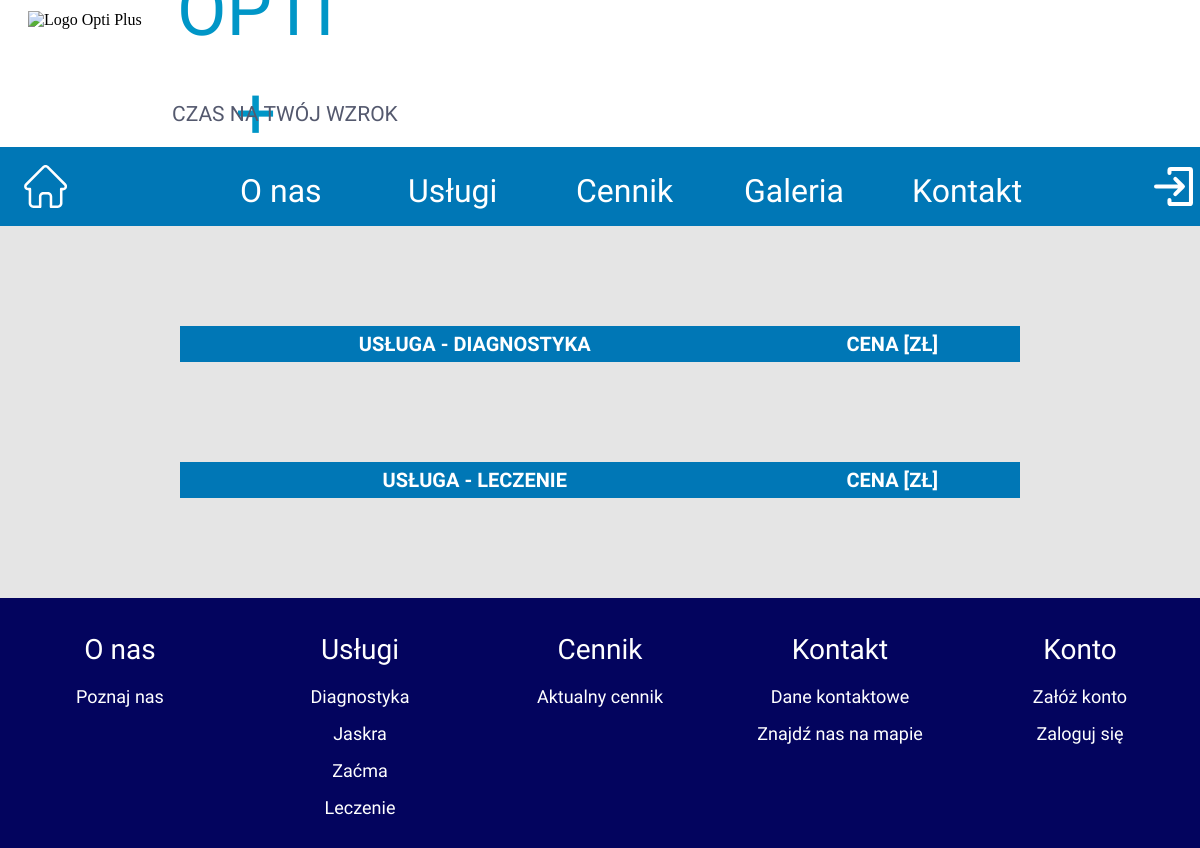
The app's page /pricelist/, older data.
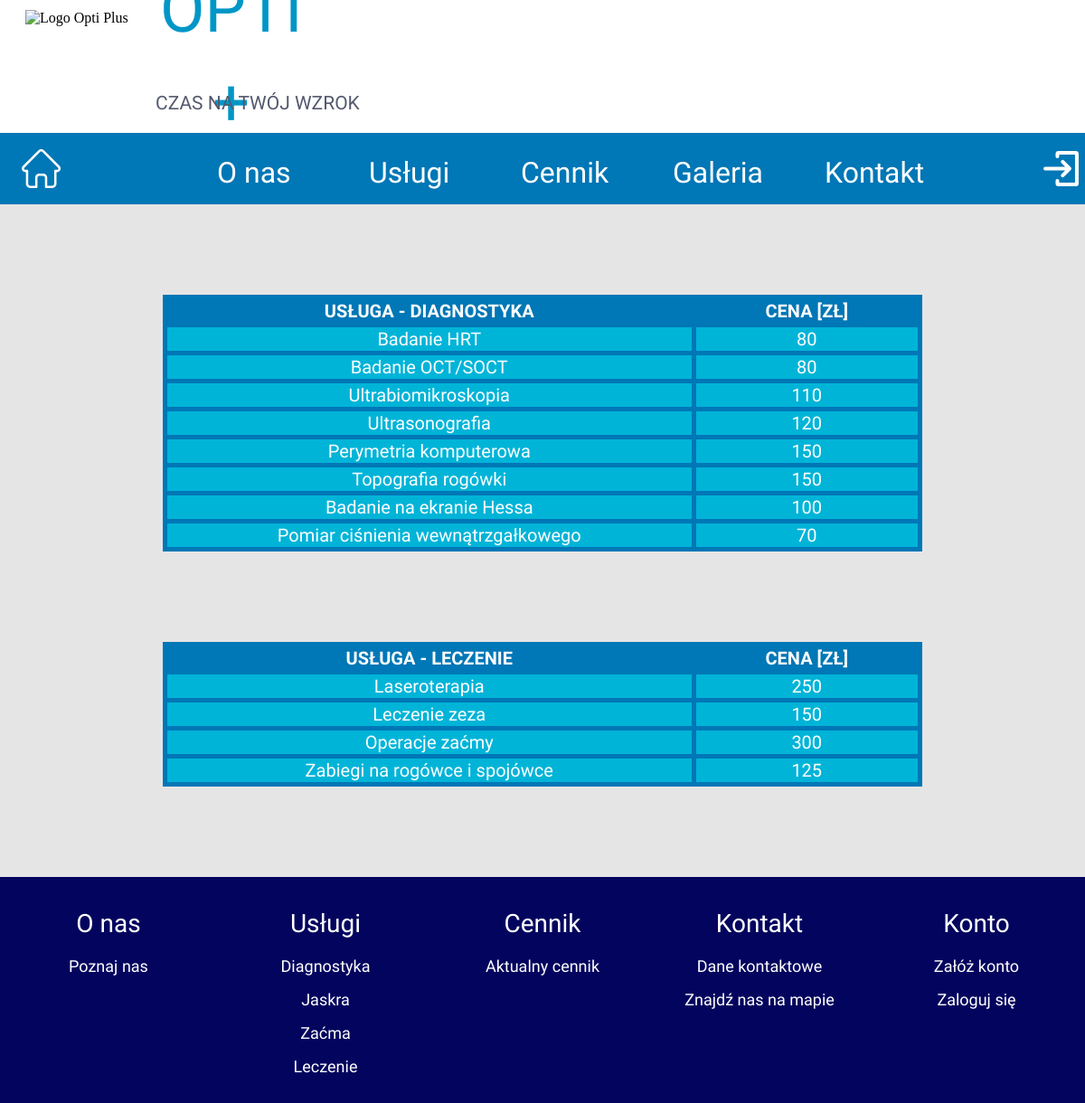
The same page, newer data.
### app/models.py (models this page shows, shortened)
class Services(models.Model):
    name = models.CharField(max_length=200,unique=True)
    service_type = models.ForeignKey(Servicetypes,on_delete=models.CASCADE)
    person = models.ForeignKey(Workers, on_delete=models.CASCADE)
    price = models.IntegerField()

### app/views.py (the view)
# urls.py: path('pricelist/',views.serviceslist,name='pricelist'),
def serviceslist(request):
    price_info_d = Services.objects.filter(service_type=2) #id = 2 - Diagnostyka in data base table
    price_info_l = Services.objects.filter(service_type=1) #id = 1 - Leczenie in data base table
    price_dict = {'priceinfod':price_info_d,'priceinfol':price_info_l}
    return render(request,'app/pricelist.html',context=price_dict)

### templates/app/pricelist.html
{% extends "app/base.html" %}
{% load static %}
  {% block head_block %}
  <link rel="stylesheet" href="{% static "css/app/pricelist.css" %}">
  {% endblock %}
  {% block body_block %}
    <div class="container">
      <table class="diagnostyka">
        <thead>
          <th>USŁUGA - DIAGNOSTYKA</th>
          <th>CENA [ZŁ]</th>
        </thead>
        {% if priceinfod %}
          {% for p in priceinfod %}
            <tr>
              <td>{{ p.name }}</td>
              <td>{{ p.price }}</td>
            </tr>
          {% endfor %}
        {% endif %}
      </table>
      <table class="leczenie">
        <thead>
          <th>USŁUGA - LECZENIE</th>
          <th>CENA [ZŁ]</th>
        </thead>
        {% if priceinfol %}
          {% for p in priceinfol %}
            <tr>
              <td>{{ p.name }}</td>
              <td>{{ p.price }}</td>
            </tr>
          {% endfor %}
        {% endif %}
      </table>
    </div>
  {% endblock %}

### templates/app/base.html (shortened to what this page needs)
<!DOCTYPE html>
{% load static %}
<html lang="pl" dir="ltr">
  <head>
    <link rel="stylesheet" href={% static "css/app/main.css" %}>
    {% block head_block %}
    {% endblock %}
  </head>
  <body>
    <div class="topbar">
      <img src="{% static "img/app/eye.svg" %}" alt="Logo Opti Plus" id="eyelogo">
      <h1>OPTI +</h1>
      <h2>CZAS NA TWÓJ WZROK</h2>
    </div>
    <div class="navbar">
      <a href="{% url 'index' %}"><img src="{% static "img/app/home.svg" %}" alt="Home logo" id="homelogo"></a>
      <a href="{% url 'app:about' %}"><p id="onas" class="underline">O nas</p></a>
      <a href="{% url 'app:serviceinfo' %}"><p id="uslugi" class="underline">Usługi</p></a>
      <a href="{% url 'app:pricelist' %}"><p id="cennik" class="underline">Cennik</p></a>
      <a href="{% url 'app:galery' %}"><p id="galeria" class="underline">Galeria</p></a>
      <a href="{% url 'app:contact' %}"><p id="kontakt" class="underline">Kontakt</p></a>
      {% if user.is_authenticated %}
      <a href="{% url 'app:personal_data' %}"><img src="{% static "img/app/account.svg" %}" alt="Account logo" id="accountlogo"></a>
      <a href="{% url 'user_logout' %}"><img src="{% static "img/app/logout.svg" %}" alt="Logout logo" id="logoutlogo"></a>
      {% else %}
      <a href="{% url 'app:user_login' %}"><img src="{% static "img/app/login.svg" %}" alt="Login logo" id="loginlogo"></a>
      {% endif %}
    </div>
    {% block body_block %}
    {% endblock %}
    <div class="botbar">
      <ul class="botbarnav">
        <li>O nas
          <ul>
            <li><a href="{% url 'app:about' %}">Poznaj nas</a></li>
          </ul>
        </li>
        <li>Usługi
          <ul>
            <li><a href="{% url 'app:service1' %}">Diagnostyka</a></li>
            <li><a href="{% url 'app:service3' %}">Jaskra</a></li>
            <li><a href="{% url 'app:service4' %}">Zaćma</a></li>
            <li><a href="{% url 'app:service2' %}">Leczenie</a></li>
          </ul>
        </li>
        <li>Cennik
          <ul>
            <li><a href="{% url 'app:pricelist' %}">Aktualny cennik</a></li>
          </ul>
        </li>
        <li>Kontakt
          <ul>
            <li><a href="{% url 'app:contact' %}">Dane kontaktowe</a></li>
            <li><a href="{% url 'app:contact' %}">Znajdź nas na mapie</a></li>
          </ul>
        </li>
        <li>Konto
          <ul>
            <li><a href="{% url 'app:register' %}">Załóż konto</a></li>
            <li><a href="{% url 'app:user_login' %}">Zaloguj się</a></li>
          </ul>
        </li>
      </ul>
    </div>
  </body>
</html>

### static/css/app/main.css (style rules this page uses)
.topbar { position: absolute; width: 100%; height: 147px; left: 0px; top: 0px; }
.topbar #eyelogo { position: absolute; width: 134px; height: 120px; left: 28px; top: 11px; }
.topbar h1 { position: absolute; width: 148px; height: 68px; left: 177px; top: -20px; font-family: Teko; font-style: normal; font-weight: normal; font-size: 72px; line-height: 103px; display: flex; align-items: center; text-align: center; color: #0096C7; }
.topbar h2 { position: absolute; width: 386px; height: 31px; left: 172px; top: 82px; font-family: 'Orbitron', sans-serif; font-style: normal; font-weight: normal; font-size: 21px; line-height: 27px; display: flex; align-items: center; text-align: center; color: #54596E; }
.navbar { position: absolute; width: 100%; height: 79px; left: 0px; top: 147px; background: #0077B6; }
.navbar #homelogo { position: absolute; width: 43px; height: 43px; left: 2%; top: 18px; filter: invert(100%) sepia(1%) saturate(0%) hue-rotate(154deg) brightness(103%) contrast(101%); }
.navbar #onas { position: absolute; width: 85px; height: 33px; left: 20%; top: -5px; font-family: 'Cairo', sans-serif; font-style: normal; font-weight: normal; font-size: 32px; line-height: 30px; display: flex; align-items: center; text-align: center; color: #FFFFFF; }
.navbar #uslugi { position: absolute; width: 66px; height: 30px; left: 34%; top: -3px; font-family: 'Cairo', sans-serif; font-style: normal; font-weight: normal; font-size: 32px; line-height: 30px; display: flex; align-items: center; text-align: center; color: #FFFFFF; }
.navbar #cennik { position: absolute; width: 73px; height: 30px; left: 48%; top: -3px; font-family: 'Cairo', sans-serif; font-style: normal; font-weight: normal; font-size: 32px; line-height: 30px; display: flex; align-items: center; text-align: center; color: #FFFFFF; }
.navbar #galeria { position: absolute; width: 79px; height: 33px; left: 62%; top: -5px; font-family: 'Cairo', sans-serif; font-style: normal; font-weight: normal; font-size: 32px; line-height: 30px; display: flex; align-items: center; text-align: center; color: #FFFFFF; }
.navbar #kontakt { position: absolute; width: 88px; height: 30px; left: 76%; top: -3px; font-family: 'Cairo', sans-serif; font-style: normal; font-weight: normal; font-size: 32px; line-height: 30px; display: flex; align-items: center; text-align: center; color: #FFFFFF; }
.navbar #loginlogo { position: absolute; width: 43px; height: 43px; left: 96%; top: 18px; filter: invert(100%) sepia(1%) saturate(0%) hue-rotate(154deg) brightness(103%) contrast(101%); }
.botbar { position: absolute; width: 100%; height: 250px; left: 0px; bottom: 0px; background: #03045E; }
.botbar .botbarnav { width: 100%; height: 200px; list-style-type: none; padding: 0px; }
.botbar .botbarnav > li { width: 20%; display: block; margin-left: auto; margin-right: auto; margin-top: 25px; list-style-type: none; float: left; font-family: 'Cairo', sans-serif; font-style: normal; font-weight: normal; font-size: 28px; line-height: 22px; text-align: center; color: #FFFFFF; }
.botbar .botbarnav > li > ul { width: 100%; list-style-type: none; padding: 0px; margin-top: 25px; }
.botbar .botbarnav > li > ul > li { width: 100%; list-style-type: none; margin-top: 15px; font-size: 18px; line-height: 22px; }
.botbar .botbarnav > li > ul > li > a { color: #FFFFFF; font-size: 18px; text-decoration: none; }

### static/css/app/pricelist.css (style rules this page uses)
.container { position: absolute; left: 0; top: 226px; width: 100%; background-color: #E5E5E5; }
.diagnostyka { margin-left: auto; margin-right: auto; margin-top: 100px; margin-bottom: 100px; width: 70%; text-align: center; background-color: #B6B6B6; border-collapse: collapse; font-family: 'Cairo', sans-serif; font-style: normal; font-weight: normal; font-size: 20px; color: #ffffff; }
.leczenie { margin-left: auto; margin-right: auto; margin-top: 100px; margin-bottom: 100px; width: 70%; text-align: center; background-color: #B6B6B6; border-collapse: collapse; font-family: 'Cairo', sans-serif; font-style: normal; font-weight: normal; font-size: 20px; color: #ffffff; }
th { background-color: #0077B6; border: 5px solid #0077B6; }
th:first-of-type { width: 70%; }
td { background-color: #00B4D8; border: 5px solid #0077B6; }
tr:last-of-type { margin-bottom: 200px; }

Row changes from the older to the newer data that the page shows:
added Services: name "Badanie HRT", price "80", shown under "CZAS NA TWÓJ WZROK"
added Services: name "Badanie OCT/SOCT", price "80", shown under "CZAS NA TWÓJ WZROK"
added Services: name "Ultrabiomikroskopia", price "110", shown under "CZAS NA TWÓJ WZROK"
added Services: name "Ultrasonografia", price "120", shown under "CZAS NA TWÓJ WZROK"
added Services: name "Perymetria komputerowa", price "150", shown under "CZAS NA TWÓJ WZROK"
added Services: name "Topografia rogówki", price "150", shown under "CZAS NA TWÓJ WZROK"
added Services: name "Badanie na ekranie Hessa", price "100", shown under "CZAS NA TWÓJ WZROK"
added Services: name "Pomiar ciśnienia wewnątrzgałkowego", price "70", shown under "CZAS NA TWÓJ WZROK"
added Services: name "Laseroterapia", price "250"
added Services: name "Leczenie zeza", price "150"
added Services: name "Operacje zaćmy", price "300"
added Services: name "Zabiegi na rogówce i spojówce", price "125"
